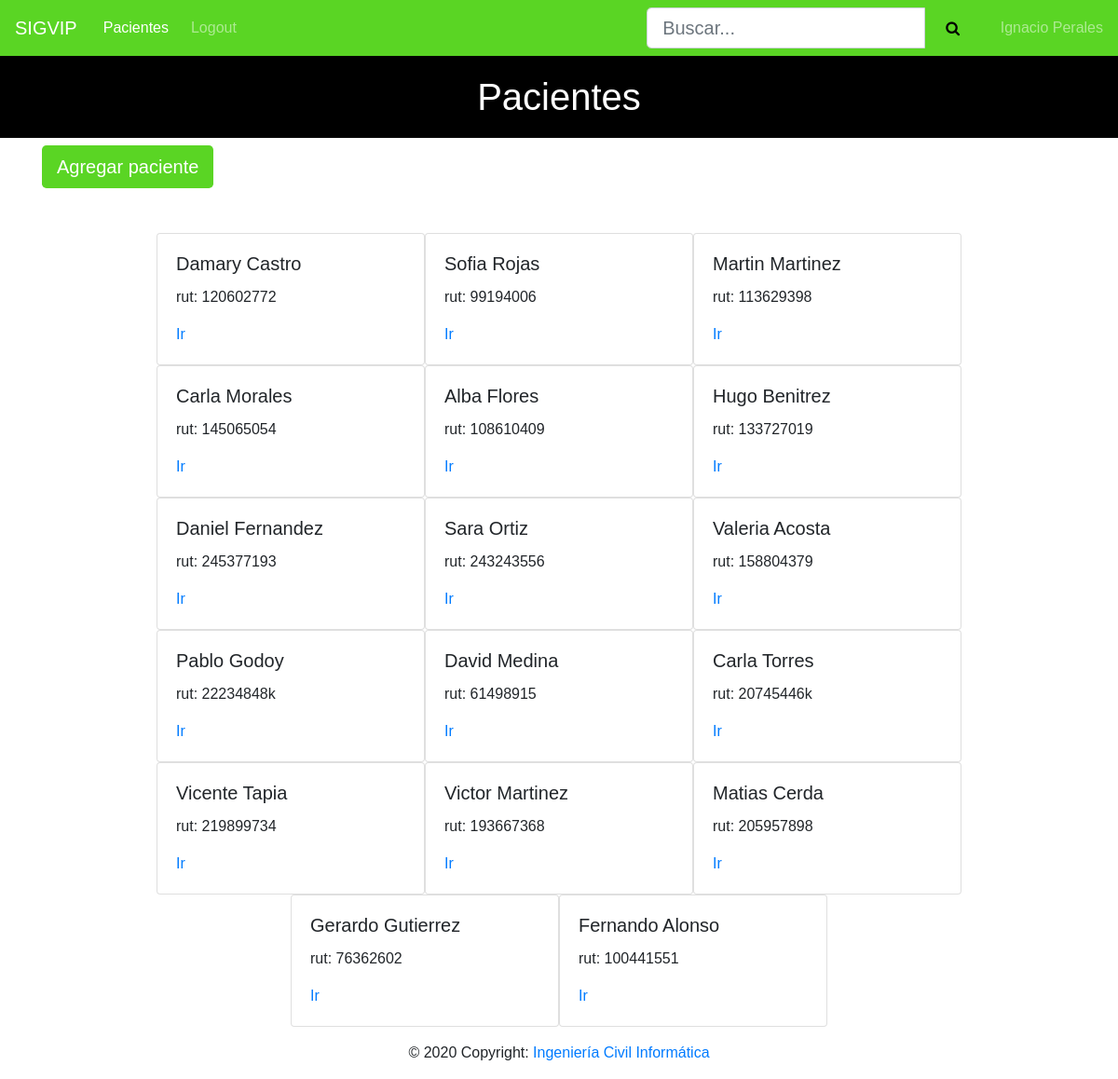
Page /pacientes/ (signed in) on the committed database.
### pacientes/models.py (models this page shows, shortened)
class Paciente(models.Model):
    rut = models.CharField(max_length=9, unique=True)
    nombre = models.CharField(max_length=45)
    apellido = models.CharField(max_length=45)
    edad = models.IntegerField()
    email = models.EmailField(max_length=60)
    telefono = models.IntegerField()
    direccion = models.CharField(max_length=200)
    pacientes = models.Manager()

### pacientes/views.py (the view)
# urls.py: url(r'pacientes/',views.HomePacienteView.as_view() ,name="paciente"),
class HomePacienteView(LoginRequiredMixin,TemplateView):
    def get(self,request,**kwargs):
        queryset = request.GET.get('buscar')
        post = Paciente.pacientes.all()
        try:
            queryset0,queryset1 = queryset.split(" ")
            if queryset0:
                post = Paciente.pacientes.filter(
                    Q(rut = queryset0) | Q(nombre = queryset0) |
                    Q(apellido = queryset1) | (Q(nombre = queryset0) & Q(apellido = queryset1)) ).distinct
        except:
            if queryset:
                post = Paciente.pacientes.filter(Q(rut = queryset) | Q(nombre = queryset) | Q(apellido = queryset)).distinct
        return render(request,'pacientes.html',{'pacientes':post})

### pacientes/templates/pacientes.html (shortened to what this page needs)
{% extends "base.html" %}
{% block pagina %}
    <h1>Pacientes</h1>
{% endblock %}
{% block content %}
<div class="container">
    <div class="row">
        <a class="btn btn-primary btn-lg" href="/paciente/create/" role="button">Agregar paciente</a>
    </div>
</div>
<div class="container">
    <div class="row mt-5 justify-content-center">
        {% for paciente in pacientes %}
        <div class="card" style="width: 18rem;">
            <div class="card-body">
                <h5 class="card-title">{{ paciente.nombre }} {{paciente.apellido}}</h5>
                <p class="card-text">rut: {{ paciente.rut }}</p>
                <a href="/ficha/{{paciente.id}}" class="card-link">Ir</a>
            </div>
        </div>
        {% endfor %}
    </div>
</div>
{% include "footer.html" %}
{% endblock %}

### pacientes/templates/base.html (shortened to what this page needs)
{% load static %}
<!DOCTYPE html>
<html lang="en">
    <head>
        <link rel="stylesheet" href="https://stackpath.bootstrapcdn.com/bootstrap/4.3.1/css/bootstrap.min.css"
>
        <link href="{% static "css/cursos.css" %}" rel="stylesheet">
    </head>
    <body>
        {% include "navbar.html" %}
        <div style="width: 100%;">
            {% block pagina %}
            {% endblock %}
        </div>
        <div class="container">
            {% block content %}
            {% endblock %}
        </div>
    </body>
</html>

### pacientes/templates/navbar.html (shortened to what this page needs)
<nav class="navbar navbar-expand-lg navbar-dark">
    <a class="navbar-brand" href="{% url 'index' %}">SIGVIP</a>
    <div class="collapse navbar-collapse" id="navbarNav">
      <ul class="navbar-nav mr-auto">
        {% if user.is_authenticated %}
            <li class="nav-item active">
                <a class="nav-link" href="/pacientes">Pacientes<span class="sr-only">(current)</span></a>
            </li>
            <li class="nav-item">
                <a class="nav-link" href="{% url 'logout' %}">Logout</a>
            </li>
        </ul>
        <div class="search" style="width: fit-content;margin-left: 35%">
            <form method="GET">
                <div id="custom-search-input">
                    <div class="input-group">
                        <input type="text" class="form-control btn-lg" placeholder="Buscar..." name="buscar"
                            value="{{request.GET.buscar}}">
                        <span class="input-group-list">
                            <button style="background-color: #5ad524;border: none;height: 44px;" type="submit"><i class="fa fa-search btn-lg"></i></button>
                        </span>
                    </div>
                </div>
            </form>
        </div>
        <span class="navbar-text" style="width: fit-content;margin-left: 2%">
            {{user.first_name}} {{user.last_name}}
        </span>
        {% else %}
            <li class="nav-item">
                <a class="nav-link" href="{% url 'login' %}">Login</a>
            </li>
        {% endif %}
    </div>
</nav>

### pacientes/templates/footer.html
<footer class="page-footer font-small blue">
    <div class="footer-copyright text-center py-3">© 2020 Copyright:
      <a href="#">Ingeniería Civil Informática</a>
    </div>
</footer>

### pacientes/static/css/cursos.css (style rules this page uses)
body { margin: 0; padding: 0; font-family: sans-serif; }
.navbar { background-color: #5ad524; }
.navbar .navbar-brand { color: white; }
h1 { text-align: center; background-color: black; padding: 20px; color: white; }
.navbar .nav-link { color: white; border-radius: .25rem; margin: 0 0.25em; }
.btn-primary { background-color: #5ad524; border: none; }
.card { position: relative; }

### rows in the picture
Paciente: nombre "Damary", apellido "Castro", rut "120602772"
Paciente: nombre "Sofia", apellido "Rojas", rut "99194006"
Paciente: nombre "Martin", apellido "Martinez", rut "113629398"
Paciente: nombre "Carla", apellido "Morales", rut "145065054"
Paciente: nombre "Alba", apellido "Flores", rut "108610409"
Paciente: nombre "Hugo", apellido "Benitrez", rut "133727019"
Paciente: nombre "Daniel", apellido "Fernandez", rut "245377193"
Paciente: nombre "Sara", apellido "Ortiz", rut "243243556"
Paciente: nombre "Valeria", apellido "Acosta", rut "158804379"
Paciente: nombre "Pablo", apellido "Godoy", rut "22234848k"
Paciente: nombre "David", apellido "Medina", rut "61498915"
Paciente: nombre "Carla", apellido "Torres", rut "20745446k"
Paciente: nombre "Vicente", apellido "Tapia", rut "219899734"
Paciente: nombre "Victor", apellido "Martinez", rut "193667368"
Paciente: nombre "Matias", apellido "Cerda", rut "205957898"
Paciente: nombre "Gerardo", apellido "Gutierrez", rut "76362602"
Paciente: nombre "Fernando", apellido "Alonso", rut "100441551"

### other values in the picture
{{ user.first_name }} "Ignacio"
{{ user.last_name }} "Perales"
